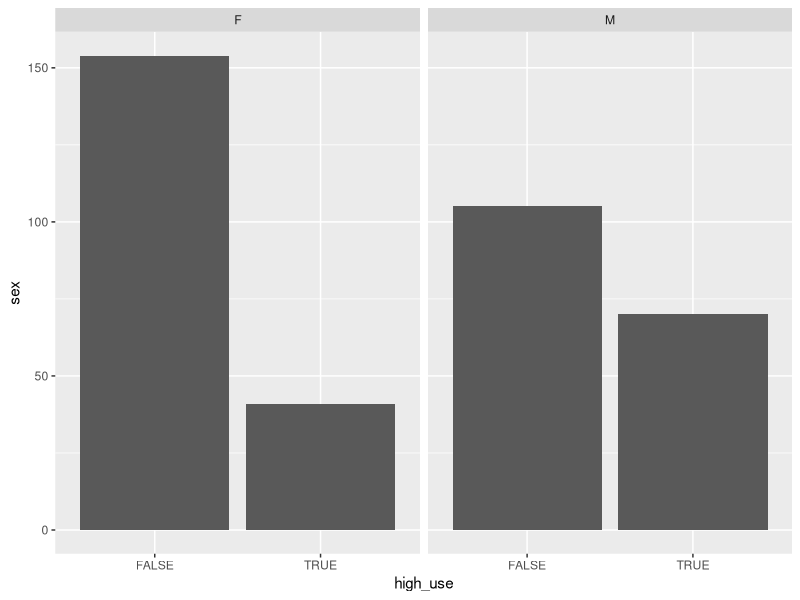
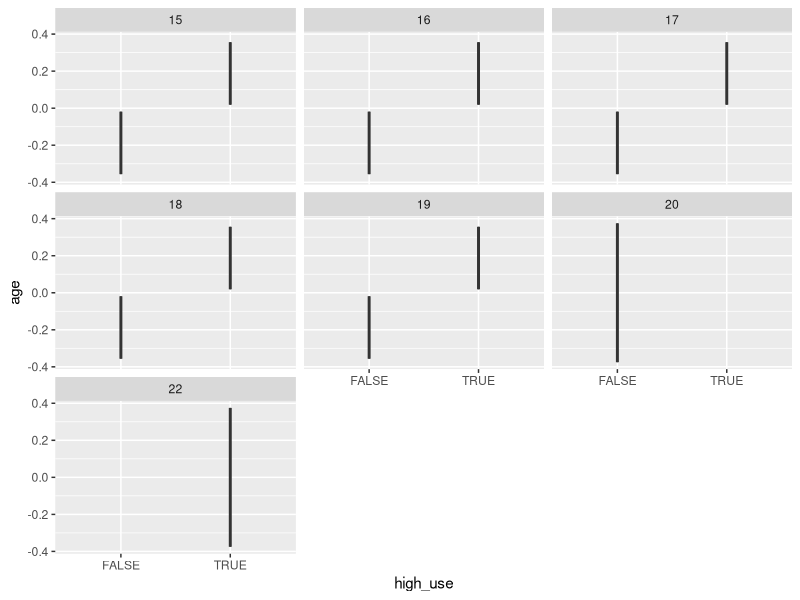
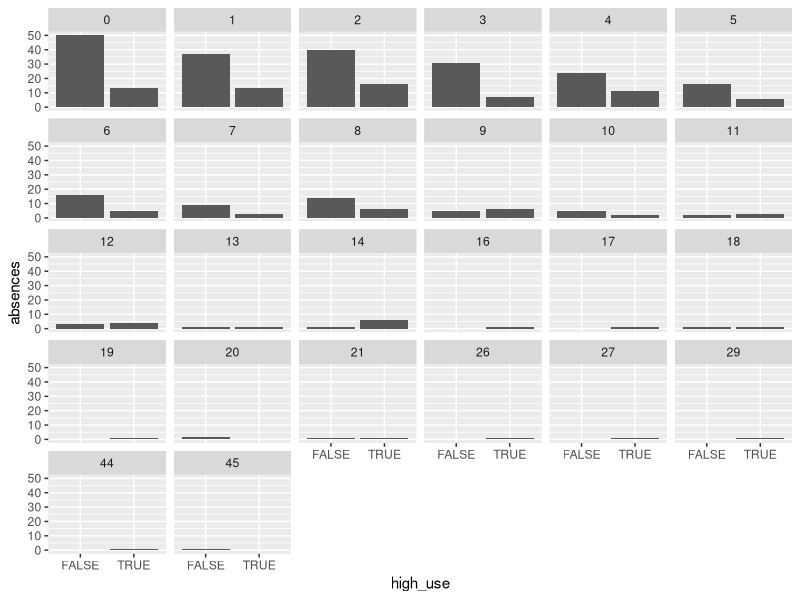
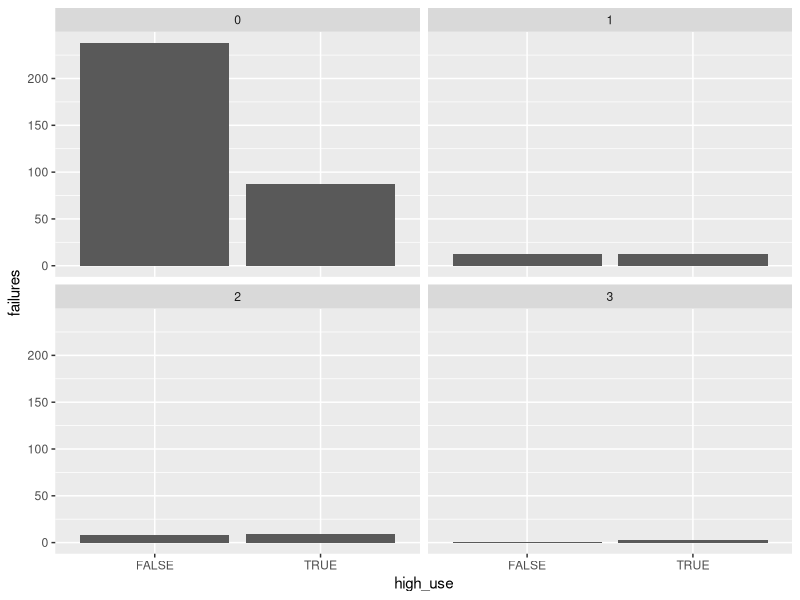

Here is the R script that generated these plots, in order:
## ---- chunk 1
knitr::opts_chunk$set(echo = TRUE)
## ---- chunk 2
date()
## ---- chunk 3
# Library material
library(dplyr)
library(ggplot2)
library(GGally)

# Set the working directory
setwd("Z:/Course/Opendata science/IODS-project")

# read previous step exported dataset, alc
stu.csv <- read.csv('data/joint_stu.csv', head = TRUE)
colnames(stu.csv)

# choose 4 interesting variables
p <- ggpairs(stu.csv[,c(2,3,4,7,13,28,29,31,36)], 
             lower = list(combo = wrap("facethist", bins = 20)))
p1 <- ggplot(data = stu.csv, aes(x = high_use)) + ylab("sex") +
  geom_bar() + facet_wrap("sex")
p2 <- ggplot(data = stu.csv, aes(x = high_use)) + ylab("age") +
  geom_boxplot() + facet_wrap("age")
p3 <- ggplot(data = stu.csv, aes(x = high_use)) + ylab("absences") +
  geom_bar() + facet_wrap("absences")
p4 <- ggplot(data = stu.csv, aes(x = high_use)) + ylab("failures") +
  geom_bar() + facet_wrap("failures")

# print plots
# p;
p1;p2;p3;p4

# find the model with glm()
m <- glm(high_use ~ failures + absences + sex + age, data = stu.csv, family = "binomial")
summary(m)

# compute odds ratios (OR)
OR <- coef(m) %>% exp
summary(OR)

# compute confidence intervals (CI)
CI <- confint(m) %>% exp
summary(CI)

# print out the odds ratios with their confidence intervals
cbind(OR, CI)
## ---- chunk 4
# modified glm models
m2 <- glm(high_use ~ failures + absences + age, data = stu.csv, family = "binomial")
summary(m2)

anova(m, m2, test="LRT")

# explore the predictive power of you model
# predict() the probability of high_use
prob <- predict(m, type = "response")

# add the predicted probabilities to 'stu.csv'
stu.csv <- mutate(stu.csv, probability = prob)

# use the probabilities to make a prediction of high_use
stu.csv <- mutate(stu.csv, prediction = probability > 0.5)

# see the last ten original classes, predicted probabilities, and class predictions
select(stu.csv, failures, absences, sex, age, high_use, probability, prediction) %>% tail(10)

# the 2x2 cross tabulation 
# tabulate the target variable versus the predictions
tab <- table(high_use = stu.csv$high_use, prediction = stu.csv$prediction)

tab %>% prop.table()
tab %>% prop.table() %>% addmargins()
## ---- chunk 5
# Perform 10-fold cross-validation on your model
# define a loss function (average prediction error)
loss_func <- function(class, prob) {
  n_wrong <- abs(class - prob) > 0.5
  mean(n_wrong)
}

# compute the average number of wrong predictions in the (training) data
loss_func(class = stu.csv$high_use, prob = stu.csv$probability)
# 0.2297297

# K-fold cross-validation
library(boot)
cv <- cv.glm(data = stu.csv, cost = loss_func, glmfit = m, K = 10)
# average number of wrong predictions in the cross validation
cv$delta[1] #0.2351351
# the ten-fold error is 0.235, a bit larger than the average error rate, 0.229

### Super-Bonus
# compare the performance of different logistic regression models
# by performing cross-validation
# build the prediction for models 2 in which without 'sex'
m2 <- glm(high_use ~ failures + absences + age, data = stu.csv, family = "binomial")
summary(m2)

prob2 <- predict(m2, type = "response")

# add the predicted probabilities to 'stu.csv'
stu.csv <- mutate(stu.csv, probability2 = prob2)

# use the probabilities to make a prediction of high_use
stu.csv <- mutate(stu.csv, prediction2 = probability2 > 0.5)

# calculating the cv for model 2
cv2 <- cv.glm(data = stu.csv, cost = loss_func, glmfit = m2, K = 10)
cv2$delta[1] # 0.2891892

# here i could see the model 2 has a higher cv error rate:0.289 than that of model 2:0.235
# conclusion, the 'sex' varible should be included in the logistic regression

